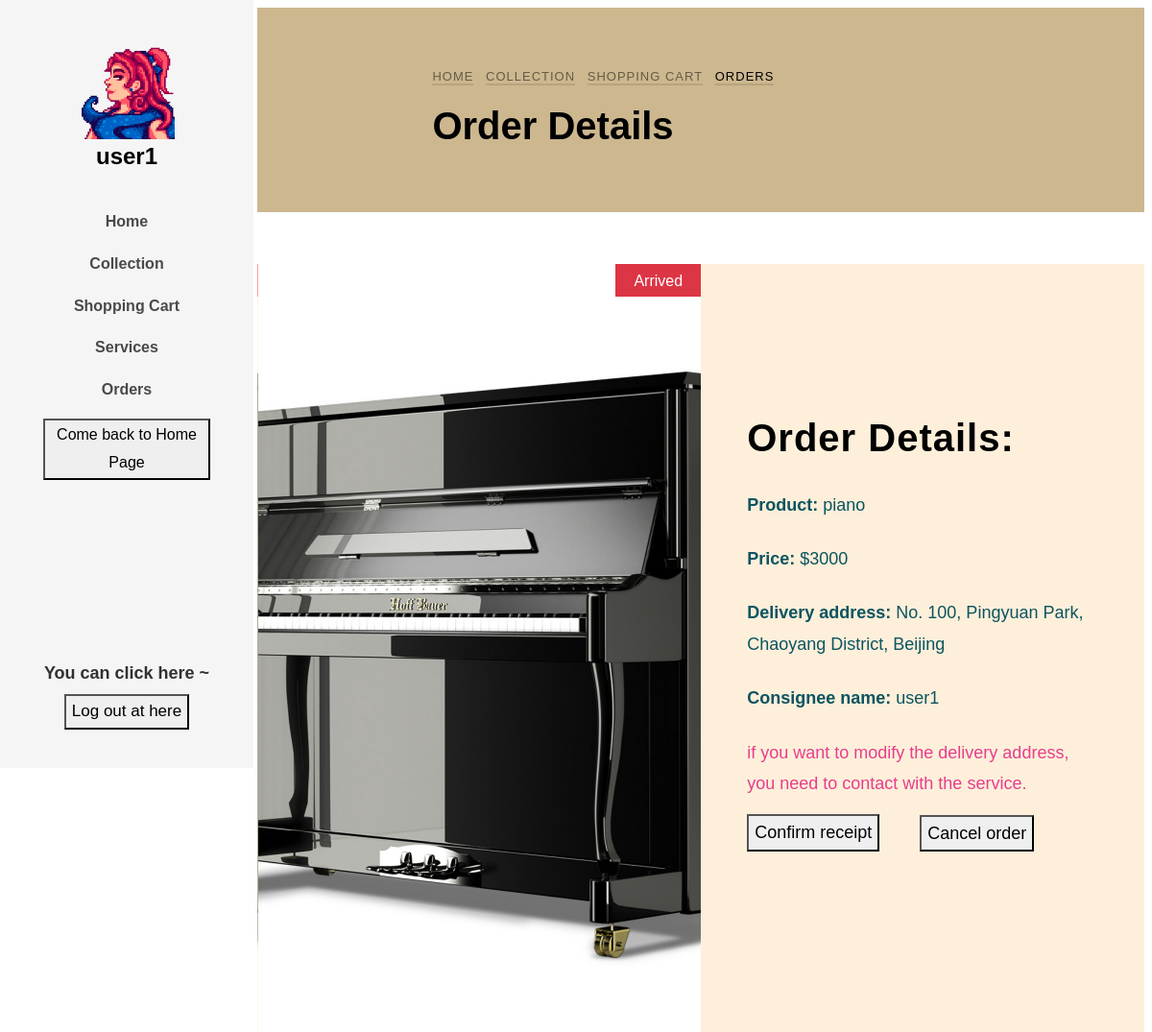
Screenshot of /singleOrder/1 (signed in) with the database file from the repository.
### app/models.py (models this page shows, shortened)
class User(db.Model):
    __tablename__ = "user"
    __table_args__ = {'extend_existing': True}
    id = db.Column(db.Integer, primary_key=True)
    user_name = db.Column(db.String(32), unique=True, nullable=False)
    password_hash = db.Column(db.String(64), nullable=False)
    email = db.Column(db.String(64), nullable=False)
    register_time = db.Column(db.DateTime, default=datetime.now)
    gender = db.Column(db.String(10), nullable=True)
    icon = db.Column(db.String(128), nullable=True)
    introduction = db.Column(db.String(64), nullable=True)
    authority = db.Column(db.Integer, default=0, nullable=False)
    money = db.Column(db.Integer, default=0, nullable=False)

class Commodity(db.Model):
    __tablename__ = "commodity"
    __table_args__ = {'extend_existing': True}
    id = db.Column(db.Integer, primary_key=True, autoincrement=True)
    commodity_name = db.Column(db.String(32), nullable=False)
    release_time = db.Column(db.DateTime, default=datetime.now)
    cargo_quantity = db.Column(db.Integer, nullable=False)
    pic_path = db.Column(db.String(64), nullable=True)
    price = db.Column(db.Integer, nullable=False)
    introduction = db.Column(db.String(64), nullable=True)
    type = db.Column(db.String(32), nullable=False)
    is_collect = db.Column(db.Boolean, default=False, nullable=False)

class Order(db.Model):
    __tablename__ = "order"
    __table_args__ = {'extend_existing': True}
    id = db.Column(db.Integer, primary_key=True, autoincrement=True)
    commodity_id = db.Column(db.Integer, db.ForeignKey('commodity.id'))
    user_id = db.Column(db.Integer, db.ForeignKey('user.id'))
    purchase_time = db.Column(db.DateTime, default=datetime.now)
    commodity_num = db.Column(db.Integer, default=0, nullable=False)
    address = db.Column(db.String(64), nullable=False)
    transport = db.Column(db.String(64),nullable=False)
    is_receive = db.Column(db.Boolean, default=False, nullable=False)
    commodity = db.relationship('Commodity', backref=db.backref('Order', lazy='dynamic'))

### app/routes.py (the view)
@app.route('/singleOrder/<int:id>', methods=['GET', 'POST'])
def singleOrder(id):
    user = User.query.filter(User.user_name == session.get('USERNAME')).first()
    user_icon = setIcon()
    order = Order.query.get(int(id))
    user1 = User.query.filter(User.id == session.get('uid')).first()
    return render_template('singleOrder.html', user=user, icon=user_icon, islogin=islogined(), order=order, user1=user1)

### app/functions.py (called while the page is built)
def islogined():
    if session.get('USERNAME'):
        return True
    else:
        return False

### app/routes.py (called while the page is built)
def setIcon():
    if islogined():
        user = User.query.filter(User.user_name == session.get('USERNAME')).first()
        user_icon = user.icon
        if user_icon != None:
            icon = user.icon
            user_icon = url_for('static', filename='uploaded_AVA/' + icon)
        else:
            user_icon = 'NULL'
    else:
        user_icon = 'NULL'
    return user_icon

### app/templates/singleOrder.html (shortened to what this page needs)
<!DOCTYPE html>
<html lang="en">
<head>
    <link rel="stylesheet" href="../static/css/open-iconic-bootstrap.min.css">
    <link rel="stylesheet" href="../static/css/animate.css">
    <link rel="stylesheet" href="../static/css/owl.carousel.min.css">
    <link rel="stylesheet" href="../static/css/owl.theme.default.min.css">
    <link rel="stylesheet" href="../static/css/magnific-popup.css">
    <link rel="stylesheet" href="../static/css/aos.css">
    <link rel="stylesheet" href="../static/css/ionicons.min.css">
    <link rel="stylesheet" href="../static/css/bootstrap-datepicker.css">
    <link rel="stylesheet" href="../static/css/jquery.timepicker.css">
    <link rel="stylesheet" href="../static/css/flaticon.css">
    <link rel="stylesheet" href="../static/css/icomoon.css">
    <link rel="stylesheet" href="../static/css/style-per.css">
</head>
<body>
<div id="colorlib-page">
    <aside id="colorlib-aside" role="complementary" class="js-fullheight text-center">
        <h1 id="colorlib-logo"><a href="http://127.0.0.1:5000/home">
                <span>
                    {% if icon == "NULL" %}
                        <img src='{{ avatars.default(size='l') }}' alt="" width=100 height=100>
                    {% else %}
                        <img src='{{ icon }}' alt="" width=100 height=100>
                    {% endif %}
                </span><br>{{ user.user_name }}</a>
        </h1>
        <nav id="colorlib-main-menu" role="navigation">
            <ul>
                <li><a href="http://127.0.0.1:5000/home ">Home</a></li>
                <li><a href="http://127.0.0.1:5000/collection">Collection</a></li>
                <li><a href="http://127.0.0.1:5000/ShoppingCart">Shopping Cart</a></li>
                <li><a href="http://127.0.0.1:5000/contact">Services</a></li>
                <li><a href="http://127.0.0.1:5000/Orders">Orders</a></li>
                <li>
                    <button onclick="location.href='http://127.0.0.1:5000/main_page'">Come back to Home Page</button>
                </li>
            </ul>
        </nav>
        <div class="colorlib-footer">
            <h3>You can click here ~</h3>
            <div class="d-flex justify-content-center">
                <form action="#" class="colorlib-subscribe-form">
                    <div class="form-group d-flex">
                        <button onclick="location.href='http://127.0.0.1:5000/main_page'">Log out at here</button>
                    </div>
                </form>
            </div>
        </div>
    </aside>
    <div id="colorlib-main">
        <section class="ftco-section ftco-bread">
            <div class="container">
                <div class="row no-gutters slider-text justify-content-center align-items-center">
                    <div class="col-md-8 ftco-animate">
                        <p class="breadcrumbs"><span class="mr-2"><a href="http://127.0.0.1:5000/home">Home</a></span>
                            <span class="mr-2"><a href="http://127.0.0.1:5000/collection">Collection</a></span>
                            <span class="mr-2"><a href="http://127.0.0.1:5000/ShoppingCart">Shopping Cart</a></span>
                            <span>Orders</span></p>
                        <h1 class="bread">Order Details</h1>
                    </div>
                </div>
            </div>
        </section>
        <section class="ftco-section-3">
        </section>
    </div>
</div>
<div id="colorlib-main">
    <section class="ftco-section-no-padding bg-light">
        <div class="hero-wrap">
            <div class="d-flex align-items-center js-fullheight">
                <div class="author-image text img d-flex">
                    <section class="home-slider js-fullheight owl-carousel">
                        <div class="slider-item js-fullheight"
                             style="background-image: url({{ order.commodity.pic_path }});">
                            {% if order.is_receive %}
                                <span class="product-new-top"
                                      style="background: #28a745"
                                >received</span>
                            {% else %}
                                <span class="product-new-top"
                                      style="background: #dc3545"
                                >Arrived</span>
                            {% endif %}
                        </div>
                    </section>
                </div>
                <div class="author-info text p-3 p-md-5">
                    <div class="desc">
                        <h1 class="mb-4"><span>Order Details:</span></h1>
                        <p class="mb-4"><b>Product:</b> {{ order.commodity.commodity_name }}</p>
                        <p class="mb-4"><b>Price:</b> ${{ order.commodity.price }} </p>
                        <p class="mb-4"><b>Delivery address: </b>{{ order.address }}</p>
                        <p class="mb-4"><b>Consignee name: </b>{{ user1.user_name }}</p>
                        <ul class="ftco-social mt-3" style="color: #e83e8c">
                            if you want to modify the delivery address, you need to contact with the service.
                        </ul>
                        <form action="order/receive/{{ order.id }}" method="post">
                            <button onclick="{if(confirm('Please reconfirm that your order has been delivered!')){return true;}return false;}">Confirm receipt</button>
                        </form>
                        <form action="order/delete/{{ order.id }}" method="post">
                            <button class="cancel"
                                    onclick="{if(confirm('Please confirm whether you want to cancel the order?')){return true;}return false;}">
                                Cancel order
                            </button>
                        </form>
                    </div>
                </div>
            </div>
        </div>
    </section>
</div>
</body>
</html>

### rows the page displays
User: user_name "user1"
Commodity: commodity.pic_path (picture), commodity.commodity_name "piano", commodity.price "3000"
Order: address "No. 100, Pingyuan Park, Chaoyang District, Beijing"
